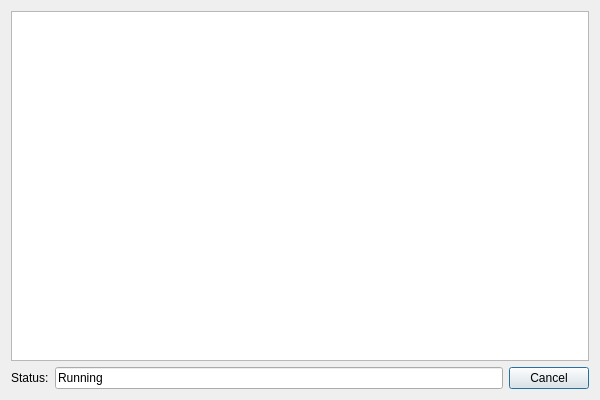
<?xml version="1.0" encoding="UTF-8"?>
<ui version="4.0">
 <class>ProcessOutputDlg</class>
 <widget class="QDialog" name="ProcessOutputDlg">
  <property name="geometry">
   <rect>
    <x>0</x>
    <y>0</y>
    <width>600</width>
    <height>400</height>
   </rect>
  </property>
  <property name="windowTitle">
   <string>Program Output</string>
  </property>
  <layout class="QHBoxLayout" name="horizontalLayout_2">
   <item>
    <layout class="QVBoxLayout" name="verticalLayout">
     <item>
      <widget class="QTextBrowser" name="m_textBrowser"/>
     </item>
     <item>
      <layout class="QHBoxLayout" name="horizontalLayout">
       <item>
        <widget class="QLabel" name="label">
         <property name="text">
          <string>Status:</string>
         </property>
        </widget>
       </item>
       <item>
        <widget class="QLineEdit" name="leStatus">
         <property name="enabled">
          <bool>true</bool>
         </property>
         <property name="text">
          <string>Running</string>
         </property>
         <property name="readOnly">
          <bool>true</bool>
         </property>
        </widget>
       </item>
       <item>
        <widget class="QPushButton" name="bnClose">
         <property name="text">
          <string>Cancel</string>
         </property>
         <property name="default">
          <bool>true</bool>
         </property>
        </widget>
       </item>
      </layout>
     </item>
    </layout>
   </item>
  </layout>
 </widget>
 <resources/>
 <connections/>
</ui>
